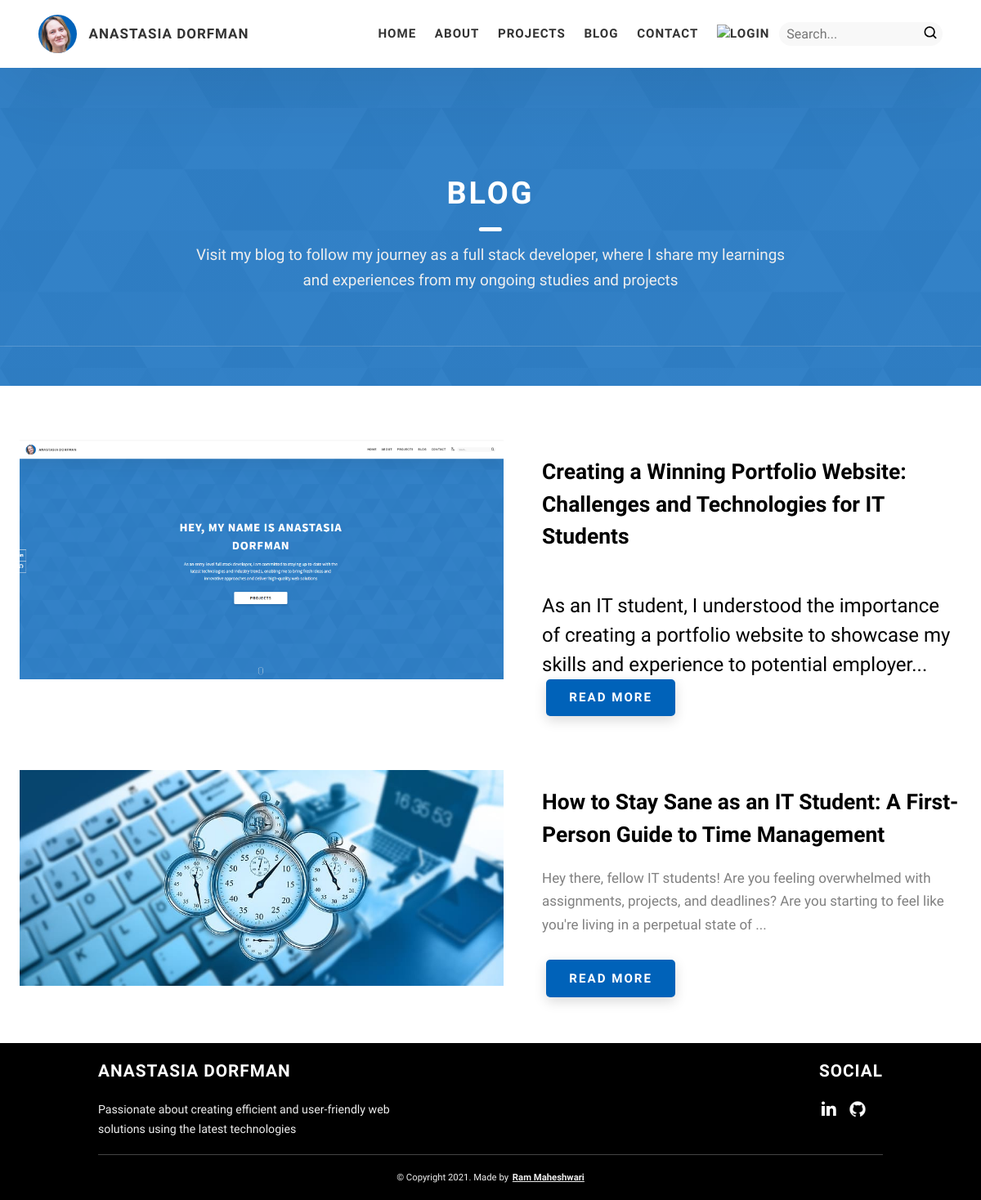
Screenshot of /blog.php with the database file from the repository.
### tables this page shows
CREATE TABLE `posts` (
  `post_id` int(11) NOT NULL AUTO_INCREMENT,
  `title` varchar(255) NOT NULL,
  `content` longtext NOT NULL,
  `created_at` timestamp NOT NULL DEFAULT CURRENT_TIMESTAMP,
  `blog_id` int(11) NOT NULL,
  `user_id` int(11) NOT NULL,
  PRIMARY KEY (`post_id`),
  KEY `FK_posts_idx` (`blog_id`),
  KEY `FK_posts_users_idx` (`user_id`),
  CONSTRAINT `FK_posts` FOREIGN KEY (`blog_id`) REFERENCES `blogs` (`blog_id`) ON DELETE NO ACTION ON UPDATE NO ACTION,
  CONSTRAINT `FK_posts_users` FOREIGN KEY (`user_id`) REFERENCES `users` (`user_id`) ON DELETE CASCADE ON UPDATE CASCADE
);

CREATE TABLE `images` (
  `image_id` int(11) NOT NULL AUTO_INCREMENT,
  `type` varchar(45) NOT NULL DEFAULT 'image',
  `name` varchar(45) DEFAULT NULL,
  `link` varchar(255) NOT NULL,
  `post_id` int(11) DEFAULT NULL,
  `project_id` int(11) DEFAULT NULL,
  PRIMARY KEY (`image_id`),
  KEY `FK_images_posts_idx` (`post_id`),
  KEY `FK_images_projects_idx` (`project_id`),
  CONSTRAINT `FK_images_posts` FOREIGN KEY (`post_id`) REFERENCES `posts` (`post_id`) ON DELETE NO ACTION ON UPDATE NO ACTION,
  CONSTRAINT `FK_images_projects` FOREIGN KEY (`project_id`) REFERENCES `projects` (`id`) ON DELETE NO ACTION ON UPDATE NO ACTION
);

### www/includes/Post.php (called while the page is built, shortened)
<?php
class Post
{
    private $title;
    private $content;
    private $postId;
    private $avatar = '';
    public function __construct(
        int $userId,
        string $title,
        string $content,
        int $blogId,
        array $tags = null,
        int $postId = null,
        array $images = null,
        string $avatar = null
    ) {
        $this->title = $title;
        $this->content = $content;
        $this->postId = $postId;
        $this->avatar = $avatar;
    }
    public function getTitle(): string
    {
        return $this->title;
    }
    public function getContent(): string
    {
        return $this->content;
    }
    public function getPostId(): int
    {
        return $this->postId;
    }
    public function getAvatar(): string
    {
        return $this->avatar;
    }
    public function setAvatar(string $avatar): void
    {
        $this->avatar = $avatar;
    }
    public static function getPosts(int $blogId = null): array
    {
        try {
            $title = '';
            $content = '';
            $dateCreated = '';
            $userId = -1;
            $postId = -1;
            $blogId = $blogId == null ? 1 : $blogId;
            $con = $GLOBALS['con'];
            $sql = "SELECT post_id, title, content, created_at, user_id FROM posts WHERE blog_id = ?";
            $stmt = $con->prepare($sql);
            $stmt->bind_param('i', $blogId);
            $stmt->execute();
            $stmt->bind_result($postId, $title, $content, $dateCreated, $userId);
            $posts = [];
            while ($stmt->fetch()) {
                array_push($posts, new Post($userId, $title, $content, $blogId, [], $postId));
            }
            foreach ($posts as $p) {
                $postId = $p->getPostId();
                $tags = self::getTagsByPostId($postId);
                $images = self::getImagesByPostId($postId);
                $avatar = self::getAvatarByPostId($postId);
            }
            return $posts;
        } catch (Exception $ex) {
            setFeedbackAndRedirect($ex->getMessage(), "error");
        }
    }
    private static function getTagsByPostId($postId): array
    {
        try {
            $con = $GLOBALS['con'];
            $sql = "SELECT tag_name FROM post_tags WHERE post_id = $postId";
            $result = $con->query($sql);
            $tags = [];
            while ($row = $result->fetch_assoc()) {
                array_push($tags, $row['tag_name']);
            }
            return $tags;
        } catch (Exception $ex) {
            setFeedbackAndRedirect($ex->getMessage(), "error");
        }
    }
    private static function getAvatarByPostId($postId): string
    {
        try {
            $con = $GLOBALS['con'];
            $sql = "SELECT link FROM images WHERE post_id = $postId AND type = 'avatar'";
            $result = $con->query($sql);
            $numRows = $result->num_rows;
            $avatar = '';
            if ($numRows == 1) {
                $row = $result->fetch_assoc();
                $avatar = $row['link'];
            }
            return $avatar;
        } catch (Exception $ex) {
            setFeedbackAndRedirect($ex->getMessage(), "error");
        }
    }
    private static function getImagesByPostId($postId): array
    {
        try {
            $con = $GLOBALS['con'];
            $sql = "SELECT link FROM images WHERE post_id = $postId AND type = 'image'";
            $result = $con->query($sql);
            $images = [];
            while ($row = $result->fetch_assoc()) {
                array_push($images, $row['link']);
            }
            return $images;
        } catch (Exception $ex) {
            setFeedbackAndRedirect($ex->getMessage(), "error");
        }
    }
}

### www/blog.php (the view, shortened to what this page needs)
<?php
include_once "includes/Post.php";
$posts = Post::getPosts();
?>
<!DOCTYPE html>
<html lang="en">
<head>
  <link rel="stylesheet" href="includes/css/style.css" />
</head>
<body>
  <?php include "includes/header.php";  ?>
  <section class="search_results">
  <div id="blog" class="contact sec-pad dynamicBg">
    <h2 class="heading heading-sec heading-sec__blog">
      <span class="heading-sec__main heading-sec__main--lt">Blog</span>
      <span class="heading-sec__sub heading-sec__sub--lt">
        Visit my blog to follow my journey as a full stack developer, where I share my learnings and experiences from
        my ongoing studies and projects
      </span>
    </h2>
  </div>
  </section>
  <div class="post__content">
    <div class="projects__row">
      <?php foreach ($posts as $p) { ?>
        <div class="projects__row-img-cont">
          <img src="<?php echo $p->getAvatar() ?>" class="projects__row-img" loading="lazy" />
        </div>
        <div class="projects__row-content">
          <h3 class="projects__row-content-title"><?php echo $p->getTitle() ?></h3>
          <p class="projects__row-content-desc"><?php echo substr("{$p->getContent()}", 0, 170) . '...' ?></p>
          <div class="buttons-container">
            <a href="./post.php?post_id=<?php echo $p->getPostId() ?>" class="btn btn--med btn--theme dynamicBgClr">Read more</a>
          </div>
        </div>
      <?php } ?>
    </div>
  </div>
  <?php include "includes/footer.php"; ?>
</body>
</html>

### www/includes/header.php (shortened to what this page needs)
<header class="header">
  <div class="header__content">
    <div class="header__logo-container">
      <div class="header__logo-img-cont">
        <img src="./assets/icons/anastasia-dorfman.png" alt="Anastasia Dorfman Logo Image" class="header__logo-img" />
      </div>
      <span class="header__logo-sub">Anastasia Dorfman</span>
    </div>
    <div class="header__main">
      <ul class="header__links">
        <li class="header__link-wrapper">
          <a href="./index.php" class="header__link"> Home </a>
        </li>
        <li class="header__link-wrapper">
          <a href="./index.php#about" class="header__link">About </a>
        </li>
        <li class="header__link-wrapper">
          <a href="./index.php#projects" class="header__link">Projects </a>
        </li>
        <li class="header__link-wrapper">
          <a href="./blog.php" class="header__link">Blog </a>
        </li>
        <li class="header__link-wrapper">
          <a href="./index.php#contact" class="header__link"> Contact </a>
        </li>
        <?php
        if (!isset($_SESSION['USERNAME'])) {
        ?>
          <li class="header__link-wrapper">
            <div class="header__search">
              <a href="./login.php" class="header__link" title="Login">
                <img src="assets/svg/login.svg" alt="Login" class="header__search-icon" />
              </a>
            </div>
          </li>
        <?php
        }
        ?>
        <div class="header__search">
          <form action="search.php" method="POST" role="search">
            <input type="text" name="search_query" placeholder="Search..." class="header__search-input" />
            <button type="submit" name="search_btn" class="header__search-button" aria-label="Search">
              <img src="assets/svg/search.svg" alt="Search" class="header__search-icon" />
            </button>
          </form>
        </div>
      </ul>
    </div>
  </div>
</header>

### www/includes/footer.php
<footer class="main-footer">
  <div class="main-container">
    <div class="main-footer__upper">
      <div class="main-footer__row main-footer__row-1">
        <h2 class="heading heading-sm main-footer__heading-sm">
          <span>Social</span>
        </h2>
        <div class="main-footer__social-cont">
          <a target="_blank" rel="noreferrer" href="https://www.linkedin.com/in/anastasiadorfman/">
            <img class="main-footer__icon" src="./assets/icons/linkedin-ico.png" alt="icon" />
          </a>
          <a target="_blank" rel="noreferrer" href="https://github.com/anastasia-dorfman">
            <img class="main-footer__icon" src="./assets/icons/github-ico.png" alt="icon" />
          </a>
        </div>
      </div>
      <div class="main-footer__row main-footer__row-2">
        <h4 class="heading heading-sm text-lt">Anastasia Dorfman</h4>
        <p class="main-footer__short-desc">
          Passionate about creating efficient and user-friendly web solutions using the latest technologies
        </p>
      </div>
    </div>
    <div class="main-footer__lower">
      &copy; Copyright 2021. Made by
      <a rel="noreferrer" target="_blank" href="https://rammaheshwari.com">Ram Maheshwari</a>
    </div>
  </div>
</footer>

### rows the page displays
posts: images.link (picture), title "Creating a Winning Portfolio Website: Challenges and Technologies for IT Students", content "As an IT student, I understood the importance of creating a portfolio website to showcase my skills and experience to potential employer"
posts: images.link (picture), title "How to Stay Sane as an IT Student: A First-Person Guide to Time Management", content "Hey there, fellow IT students! Are you feeling overwhelmed with assignments, projects, and deadlines? Are you starting to feel like you're living in a perpetual state of"
